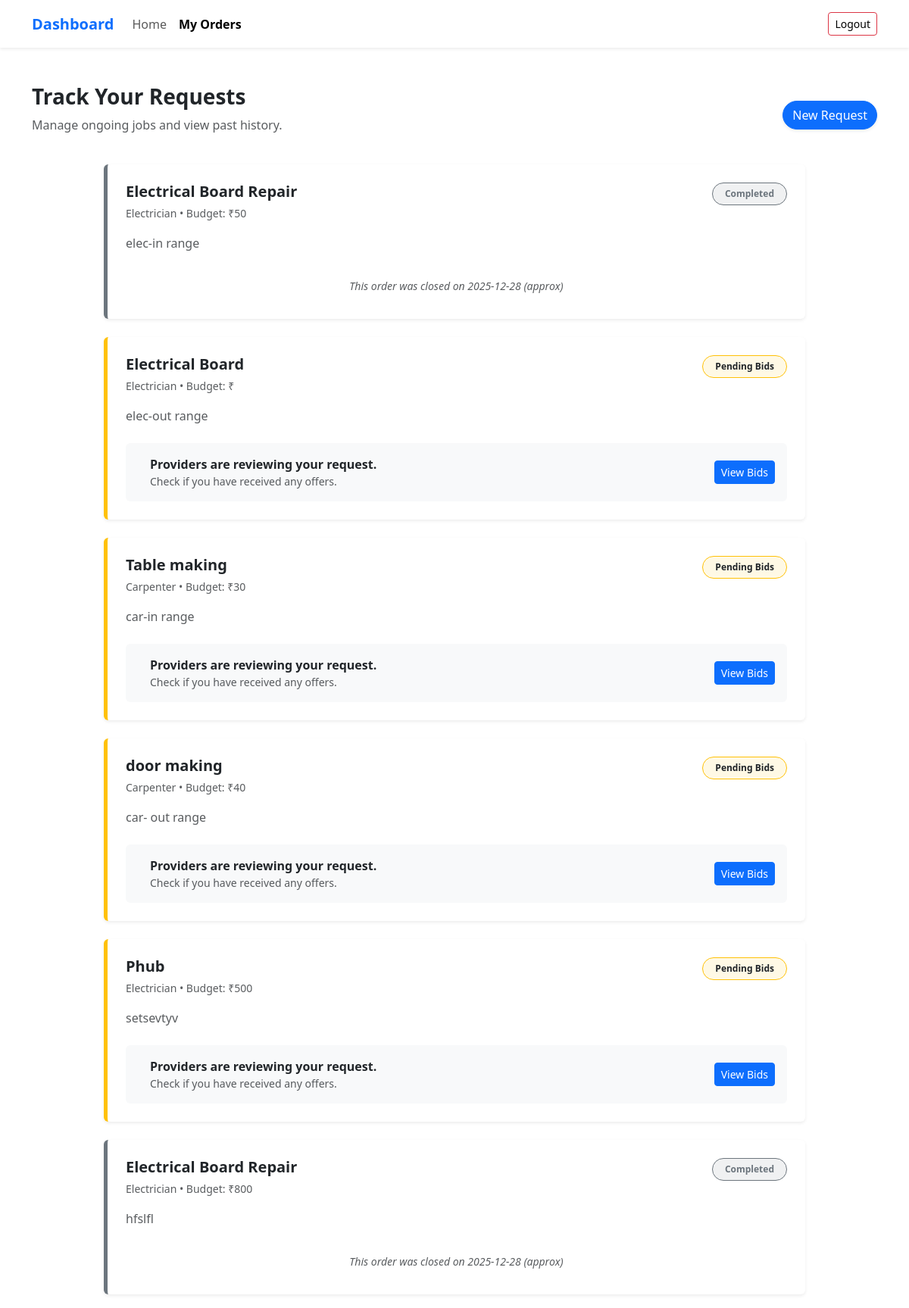
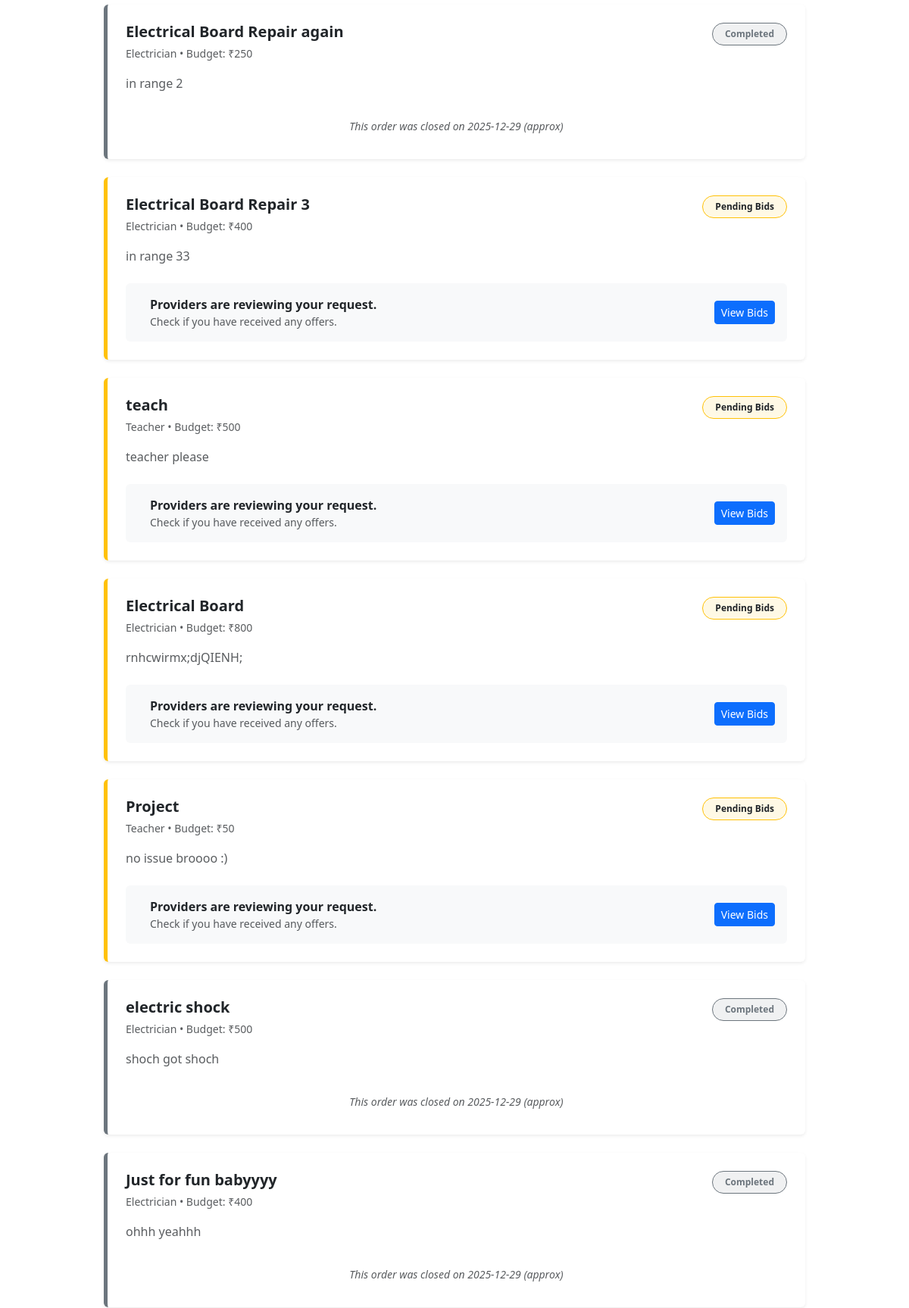
/my_orders (signed in, upper part), run on the app's committed database (2 pictures, top to bottom).
### app.py (models this page shows)
class service_request(db.Model):
    id=db.Column(db.Integer, primary_key=True)
    consumer_id=db.Column(db.Integer, nullable=False)
    con_latitude = db.Column(db.Float, nullable=False)
    con_longitude = db.Column(db.Float, nullable=False)
    service_title=db.Column(db.String(200), nullable=False)
    service_type=db.Column(db.String(50), nullable=False)
    budget=db.Column(db.Integer, nullable=False)
    desc=db.Column(db.String(500), nullable=False)
    is_active=db.Column(db.Boolean, default=True)
    is_inprogress=db.Column(db.Boolean, default=False)
    assigned_provider_id=db.Column(db.Integer, nullable=True)
    created_at=db.Column(db.DateTime, default=db.func.current_timestamp())

### app.py (the view)
@app.route('/my_orders')
def my_orders():
    if 'user_id' not in session:
        return redirect(url_for('login'))
    con_id = session['user_id']
    orders = db.session.query(service_request, users).outerjoin(users, service_request.assigned_provider_id == users.id)\
        .filter(service_request.consumer_id == con_id).all()
    return render_template('consumer/my_orders.html', orders=orders)

### templates/consumer/my_orders.html (shortened to what this page needs)
{% extends 'base.html' %}
{% block body %}
<nav class="navbar navbar-expand-lg navbar-light bg-white shadow-sm sticky-top mb-5">
  <div class="container">
    <a class="navbar-brand fw-bold text-primary" href="{{ url_for('consumer_dashboard') }}">
       Dashboard
    </a>
    <div class="collapse navbar-collapse" id="navbarText">
      <ul class="navbar-nav me-auto mb-2 mb-lg-0">
        <li class="nav-item">
          <a class="nav-link" href="{{ url_for('consumer_dashboard') }}">Home</a>
        </li>
        <li class="nav-item">
          <a class="nav-link active fw-bold" href="#">My Orders</a>
        </li>
      </ul>
      <span class="navbar-text">
        <a href="{{url_for('logout')}}" class="btn btn-outline-danger btn-sm">Logout</a>
      </span>
    </div>
  </div>
</nav>
<div class="container pb-5">
    <div class="d-flex justify-content-between align-items-center mb-4">
        <div>
            <h3 class="fw-bold text-dark">Track Your Requests</h3>
            <p class="text-muted">Manage ongoing jobs and view past history.</p>
        </div>
        <a href="{{ url_for('add_service_request') }}" class="btn btn-primary rounded-pill shadow-sm">
             New Request
        </a>
    </div>
    <div class="row row-cols-1 g-4 justify-content-center">
        {% for req, provider in orders %}
        <div class="col-lg-10">
            <div class="card shadow-sm border-0 h-100 overflow-hidden
                {% if req.is_inprogress %} border-start border-success border-5
                {% elif req.is_active %} border-start border-warning border-5
                {% else %} border-start border-secondary border-5 {% endif %}">
                <div class="card-body p-4">
                    <div class="d-flex justify-content-between align-items-start mb-3">
                        <div>
                            <h5 class="fw-bold mb-1">{{ req.service_title }}</h5>
                            <span class="text-muted small">{{ req.service_type }} • Budget: ₹{{ req.budget }}</span>
                        </div>
                        {% if req.is_inprogress %}
                            <span class="badge bg-success bg-opacity-10 text-success border border-success px-3 py-2 rounded-pill">
                                <i class="bi bi-tools"></i> In Progress
                            </span>
                        {% elif req.is_active %}
                            <span class="badge bg-warning bg-opacity-10 text-dark border border-warning px-3 py-2 rounded-pill">
                                 Pending Bids
                            </span>
                        {% else %}
                            <span class="badge bg-secondary bg-opacity-10 text-secondary border border-secondary px-3 py-2 rounded-pill">
                                 Completed
                            </span>
                        {% endif %}
                    </div>
                    <p class="card-text text-muted mb-4">{{ req.desc }}</p>
                    {% if req.is_inprogress and provider %}
                        <div class="bg-light p-3 rounded mb-3">
                            <h6 class="text-uppercase text-muted small fw-bold mb-2">Assigned Professional</h6>
                            <div class="d-flex align-items-center justify-content-between flex-wrap">
                                <div class="d-flex align-items-center mb-2 mb-md-0">
                                    <div class="bg-white p-2 rounded-circle shadow-sm me-3">
                                        <i class="bi bi-person-fill fs-5 text-primary"></i>
                                    </div>
                                    <div>
                                        <div class="fw-bold">{{ provider.full_name }}</div>
                                        <div class="small"><a href="mailto:{{ provider.email }}" class="text-decoration-none text-secondary">{{ provider.email }}</a></div>
                                    </div>
                                </div>
                                <a href="{{ url_for('close_order', req_id=req.id) }}"
                                   class="btn btn-danger btn-sm shadow-sm"
                                   onclick="return confirm('Confirm that the work is completely finished?');">
                                   <i class="bi bi-check-lg"></i> Mark as Completed
                                </a>
                            </div>
                        </div>
                        <small class="text-success fst-italic">
                            <i class="bi bi-info-circle"></i> Work is underway. Click 'Mark as Completed' only when the job is done.
                        </small>
                    {% elif req.is_active %}
                        <div class="d-flex align-items-center bg-light p-3 rounded">
                            <div class="flex-grow-1">
                                <strong>Providers are reviewing your request.</strong>
                                <div class="small text-muted">Check if you have received any offers.</div>
                            </div>
                            <a href="{{ url_for('view_bids', req_id=req.id) }}" class="btn btn-primary btn-sm">
                                View Bids
                            </a>
                        </div>
                    {% else %}
                        <div class="text-center p-2 text-muted">
                            <small><em>This order was closed on {{ req.created_at.strftime('%Y-%m-%d') }} (approx)</em></small>
                        </div>
                    {% endif %}
                </div>
            </div>
        </div>
        {% endfor %}
    </div>
</div>
{% endblock body %}

### data on the page
service_request: service_title "Electrical Board Repair", service_type "Electrician", budget "50", is_inprogress "Completed", desc "elec-in range", created_at "2025-12-28"
service_request: service_title "Electrical Board", service_type "Electrician", is_inprogress "Pending Bids", desc "elec-out range"
service_request: service_title "Table making", service_type "Carpenter", budget "30", is_inprogress "Pending Bids", desc "car-in range"
service_request: service_title "door making", service_type "Carpenter", budget "40", is_inprogress "Pending Bids", desc "car- out range"
service_request: service_title "Phub", service_type "Electrician", budget "500", is_inprogress "Pending Bids", desc "setsevtyv"
service_request: service_title "Electrical Board Repair", service_type "Electrician", budget "800", is_inprogress "Completed", desc "hfslfl", created_at "2025-12-28"
service_request: service_title "Electrical Board Repair again", service_type "Electrician", budget "250", is_inprogress "Completed", desc "in range 2", created_at "2025-12-29"
service_request: service_title "Electrical Board Repair 3", service_type "Electrician", budget "400", is_inprogress "Pending Bids", desc "in range 33"
service_request: service_title "teach", service_type "Teacher", budget "500", is_inprogress "Pending Bids", desc "teacher please"
service_request: service_title "Electrical Board", service_type "Electrician", budget "800", is_inprogress "Pending Bids", desc "rnhcwirmx;djQIENH;"
service_request: service_title "Project", service_type "Teacher", budget "50", is_inprogress "Pending Bids", desc "no issue broooo :)"
service_request: service_title "electric shock", service_type "Electrician", budget "500", is_inprogress "Completed", desc "shoch got shoch", created_at "2025-12-29"
service_request: service_title "Just for fun babyyyy", service_type "Electrician", budget "400", is_inprogress "Completed", desc "ohhh yeahhh", created_at "2025-12-29"
